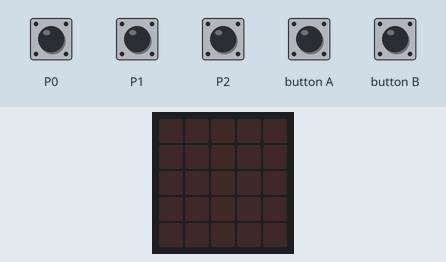
This program was run on a simulated BBC micro:bit (MakeCode). Parts: the board's 5×5 LED display. Inputs (shaded band) come from the test bench.

Above: at 1.2 s.
1.3 s: touch pin P1 pressed for 0.15 s
At 2.2 s:
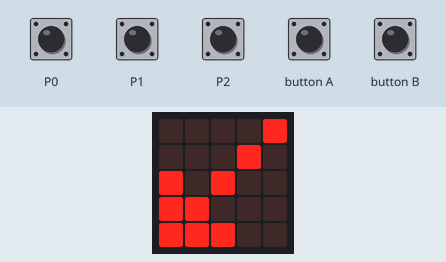
4.4 s: touch pin P2 pressed for 0.15 s
At 4.75 s:
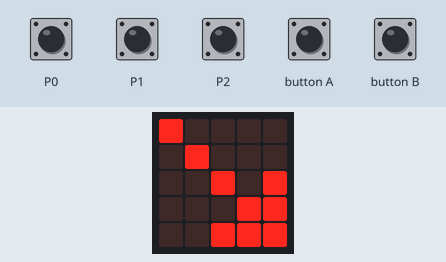
7.5 s: button A pressed for 0.15 s
At 7.85 s:
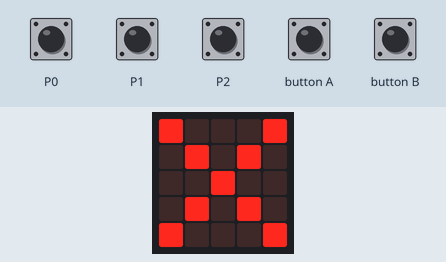
10.6 s: touch pin P0 pressed for 0.15 s
13.1 s: button B pressed for 1 s
Timing chart, 0 to 16.1 s (numbered marks = the images above; inputs shaded):
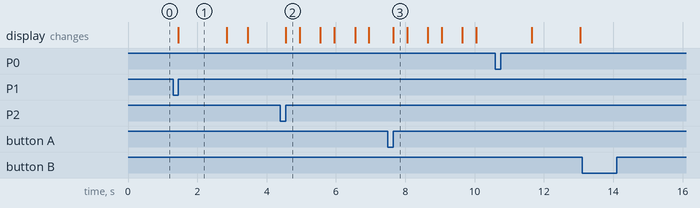

The program:

main.ts
```typescript
input.onButtonPressed(Button.A, function () {
    while (true) {
        images.createImage(`
            # . . . #
            . # . # .
            . . # . .
            . # . # .
            # . . . #
            `).showImage(0)
        basic.pause(1000)
        images.createImage(`
            # # # # #
            # # # # #
            # # # # #
            # # # # #
            # # # # #
            `).showImage(0)
        basic.pause(200)
        if (input.pinIsPressed(TouchPin.P1) || (input.buttonIsPressed(Button.B) || (input.pinIsPressed(TouchPin.P0) || input.pinIsPressed(TouchPin.P2)))) {
            break;
        }
    }
})
input.onPinPressed(TouchPin.P2, function () {
    while (true) {
        images.createImage(`
            # . . . .
            . # . . .
            . . # . #
            . . . # #
            . . # # #
            `).showImage(0)
        basic.pause(1000)
        images.createImage(`
            # # # # #
            # # # # #
            # # # # #
            # # # # #
            # # # # #
            `).showImage(0)
        basic.pause(200)
        if (input.buttonIsPressed(Button.A) || (input.buttonIsPressed(Button.B) || (input.pinIsPressed(TouchPin.P0) || input.pinIsPressed(TouchPin.P1)))) {
            break;
        }
    }
})
input.onPinPressed(TouchPin.P1, function () {
    while (true) {
        images.createImage(`
            . . . . #
            . . . # .
            # . # . .
            # # . . .
            # # # . .
            `).showImage(0)
        basic.pause(1000)
        images.createImage(`
            # # # # #
            # # # # #
            # # # # #
            # # # # #
            # # # # #
            `).showImage(0)
        basic.pause(200)
        if (input.buttonIsPressed(Button.A) || (input.buttonIsPressed(Button.B) || (input.pinIsPressed(TouchPin.P0) || input.pinIsPressed(TouchPin.P2)))) {
            break;
        }
    }
})
basic.forever(function () {

})
```

test.ts
```typescript
// ide kerülnek a tesztek; a rendszer ezt nem kompilálja, ha a csomagot bővítményként használják.
```

Measured:
- after the input at 1.3 s, the display: changes after 0.15 s (image 1)
- after the input at 4.4 s, the display: changes after 0.15 s (image 2)
- after the input at 7.5 s, the display: changes after 0.15 s (image 3)
- after the input at 13.1 s, every drawn part: stays the same
- what the display in image 1 shows lasts 1.4 s, from 1.5 s to 2.9 s
- what the display in image 2 shows lasts 0.4 s, from 4.6 s to 5.0 s
